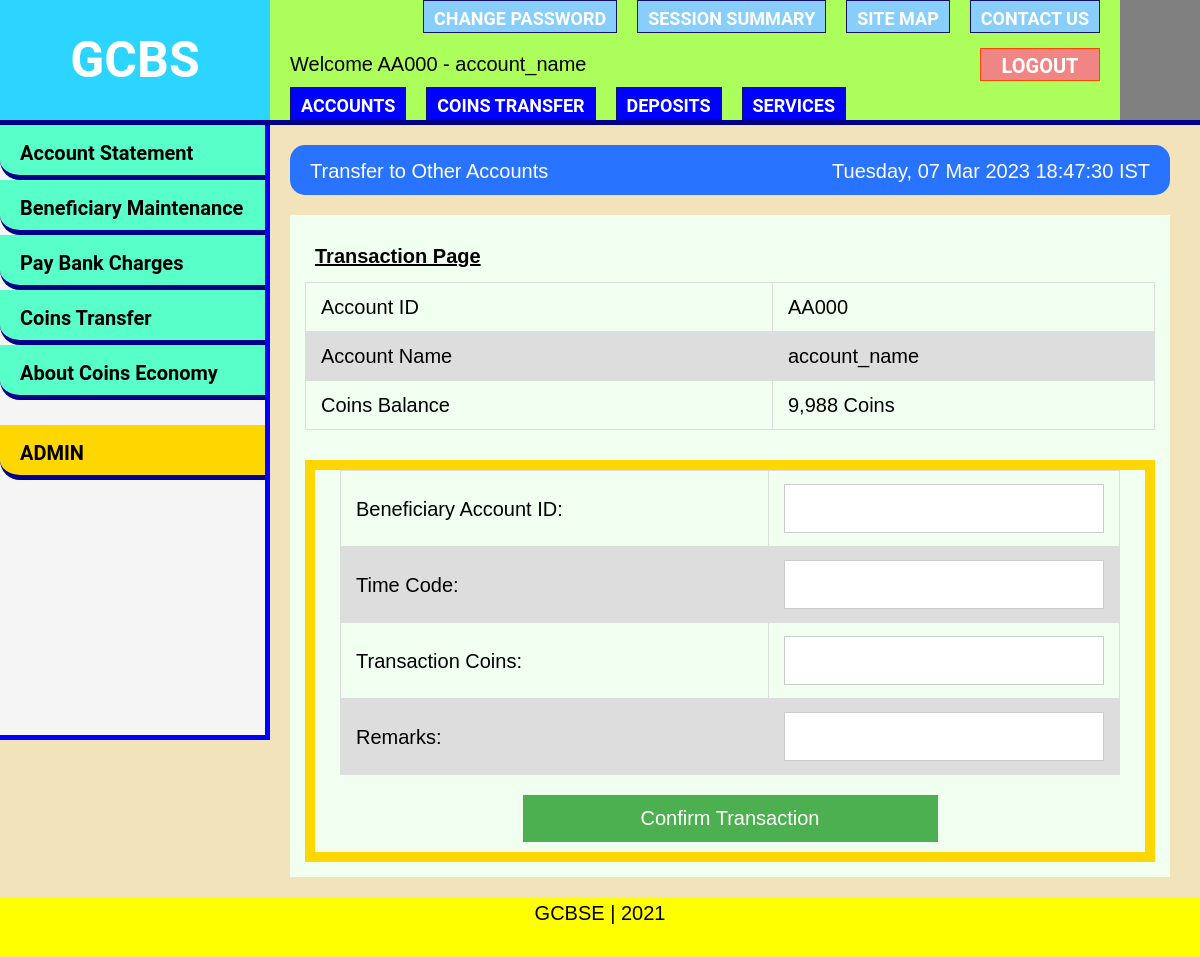
Screenshot of /transaction/ (signed in) with the database file from the repository.
### account/models.py (models this page shows, shortened)
class Account (AbstractBaseUser):
    account_id          = models.CharField(verbose_name="Account ID", primary_key=True,max_length=5, unique=True, blank=False)
    email               = models.EmailField(verbose_name="Email", max_length=50, blank=True)
    identification      = models.CharField(verbose_name="Identification Proof", max_length=150, blank=True)
    account_name        = models.CharField(verbose_name="Account Holder Name", max_length=100, blank=True)
    coins               = models.PositiveIntegerField(verbose_name="Coins", default=0)
    transaction_charges = models.PositiveIntegerField(verbose_name="Transaction Charges", default=0)
    last_login          = models.DateTimeField(verbose_name="Last Login", blank=True, null=True)
    date_joined         = models.DateTimeField(verbose_name="Date Joined", blank=False)
    time_code           = models.PositiveIntegerField(verbose_name="Time Code", default=0)
    is_active           = models.BooleanField(default=True)
    is_admin            = models.BooleanField(default=False)
    is_staff            = models.BooleanField(default=False)
    is_superuser        = models.BooleanField(default=False)
    USERNAME_FIELD = 'account_id'
    REQUIRED_FIELDS = []
    objects = AccountManager()

### transaction/views.py (the view)
# urls.py: path('transaction/', views.transaction_view, name="transaction"),
def transaction_view (request):
    context = {}
    if request.user.is_authenticated:
        acc_coins = number_to_international_format(request.user.coins)
        context['account_info'] = [
            ["Account ID", request.user.account_id],
            ["Account Name", request.user.account_name],
            ["Coins Balance", acc_coins + " Coins"],
        ]
        IND = pytz.timezone(settings.TIME_ZONE)
        context['datetime'] = datetime.now(tz=IND).strftime("%A, %d %b %Y %H:%M:%S %Z")
        context['page_name'] = "Transfer to Other Accounts"
        if request.method == 'POST':
            form = TransactionForm(data=request.POST)
            if form.is_valid():
                beneficiary_account_id = form.cleaned_data.get('account_id')
                transaction_coins = form.cleaned_data.get('transaction_coins')
                time_code = form.cleaned_data.get('time_code')
                user_account_id = request.user.account_id
                check_t = check_transaction(
                    user_account_id=user_account_id, beneficiary_account_id=beneficiary_account_id,
                    time_code=time_code,
                    transaction_coins=transaction_coins)
                if check_t[0]:
                    form.save(sender_id=user_account_id)
                    messages.info(request, "Transanction completed SUCCESSFULLY.")
                    return redirect('transaction:transaction_history')
                else:
                    messages.error(request, check_t[1])
                    messages.info(request, "Transanction is NOT completed.")
                    return redirect('transaction:transaction')
            else:
                messages.info(request, "Transanction is NOT completed.")
                context['transaction_form'] = form
        else: # GET request
            form = TransactionForm()
            context['transaction_form'] = form
        return render(request, 'account/transaction.html', context)
    else: # if user is not already authenticated so redirect to index
        return redirect('public:index')

### transaction/forms.py (shortened to what this page needs)
class TransactionForm (forms.Form):
    account_id          = forms.CharField(label='Beneficiary Account ID', min_length=5, max_length=5, required=True, widget=forms.TextInput(attrs={'style': 'text-transform:uppercase;'}))
    time_code           = forms.IntegerField(label="Time Code", required=True)
    transaction_coins   = forms.IntegerField(label="Transaction Coins", required=True)
    remarks             = forms.CharField(label="Remarks", max_length=100, required=False)

### account/backend.py (called while the page is built)
    def get_user(self, account_id):
        try:
            account = Account.objects.get(account_id=account_id)
            if account.is_active:
                return account
            return None
        except Account.DoesNotExist:
            logging.getLogger("error_logger").error(f"Account with Account ID: {account_id} not found")
            return None

### transaction/backend.py (called while the page is built)
def number_to_international_format(num):
    z = str(num)
    add = ""
    if z[0] == "-":
        z = z[1:]
        add= "-"
    z = z[::-1]
    res = ""
    for i in range(0,len(z)):
        if i%3 == 0 and not i == 0:
            res += ","
        res += z[i]
    res = add + res[::-1]
    return res

### account/templates/account/transaction.html (shortened to what this page needs)
{% extends 'account/base.html' %}
{% load static %}
{% block content %}
<link rel="stylesheet" type="text/css" href="{% static 'css/account/transaction.css' %}">
{% include 'account/datetime.html' %}
<div id="transaction" class="active_page">
    <p><strong><u>Transaction Page</u></strong></p>
    <table class="account_details">
        {% for detail in account_info %}
        <tr>
            {% for item in detail %}
                <td> {{ item }}</td>
            {% endfor %}
        </tr>
        {% endfor %}
    </table>
    <form class="form-container" action="" method="post">
        <table>
            {% for field in transaction_form %}
                <tr>
                    <td class="cell_name">{{ field.label_tag }}</td>
                    <td>{{ field }}
                    </td>
                </tr>
            {% endfor %}
        </table>
        <button class="submit-btn" type="submit" {% if btn_disabled %} disabled {% endif %}>Confirm Transaction</button>
    </form>
</div>
{% endblock %}

### account/templates/account/navbar.html (shortened to what this page needs)
{% load static %}
<link rel="stylesheet" type="text/css" href="{% static 'css/account/navbar.css' %}">
<nav role="banner" class="navbar">
    <a href="{% url 'account:account' %}" class="logo">GCBS</a>
    <div role="navigation">
        <ul id="topnav">
            <li>
                <a href="{% url 'account:change_password' %}">Change Password</a>
            </li>
            <li>
                <a href="{% url 'account:session_summary' %}">Session Summary</a>
            </li>
            <li>
                <a href="{% url 'account:site_map' %}">Site Map</a>
            </li>
            <li>
                <a href="{% url 'public:contact' %}">Contact Us</a>
            </li>
        </ul>
        <div id="middlenav">
            <p id="welcome">
                Welcome {{request.user.account_id}} - {{request.user.account_name}}
            </p>
            <a href="{% url 'account:logout' %}" class="signout">Logout</a>
        </div>
        <ul id="bottomnav">
            <li>
                <a class="main_opt" href="{% url 'account:account' %}">Accounts</a>
            </li>
            <li>
                <a class="main_opt" href="{% url 'transaction:transaction' %}">Coins Transfer</a>
            </li>
            <li>
                <a class="main_opt" href="{% url 'account:deposits' %}">Deposits</a>
            </li>
            <li>
                <a class="main_opt" href="{% url 'account:services' %}">Services</a>
            </li>
        </ul>
    </div>
</nav>

### static/css/account/base.css (style rules this page uses)
body { background-color: rgba(218, 165, 32, 0.30); height: 100%; margin: 0; padding: 0; font-size: 20px; font-family: arial, sans-serif; line-height: 1.6; }
* { box-sizing: border-box; }
a { text-decoration: none; cursor: pointer; }
table { border-collapse: collapse; }

### static/css/account/navbar.css (style rules this page uses)
.navbar { display: block; position: relative; z-index: 0; background-color: grey; height: 125px; width: 100%; border-bottom: 5px solid darkblue; font-family: "Roboto", "Corbel", "Avenir", "Lucida Grande", "Lucida Sans", sans-serif; }
.logo { float: left; height: 120px; width: 270px; line-height: 1; text-align: center; margin-right: 15px; padding: 35px 50px; text-transform: uppercase; font-size: 50px; font-weight: bolder; color: white; background-color: rgb(0, 204, 255); }
[role="banner"] [role="navigation"] { float: left; background-color: rgb(172, 255, 90); width: 850px; height: 120px; padding: 0 10px; }
[role="banner"] [role="navigation"] ul { margin: 0; border: 0; padding: 0; height: 33px; list-style-type: disc; }
[role="banner"] [role="navigation"] li { display: block; float: left; font-family: "Roboto", "Corbel", "Avenir", "Lucida Grande", "Lucida Sans", sans-serif; font-size: 18px; font-weight: 700; line-height: 16px; text-transform: uppercase; margin: 0 10px; border: 1px solid #151061; }
[role="banner"] [role="navigation"] a { color: #fff; display: block; padding: 10px 10px 5px 10px; text-decoration: none; }
[role="banner"] p { display: block; margin: 0; }
#welcome { float: left; }
.signout { font-weight: 700; line-height: 15px; text-transform: uppercase; margin: 0 10px; float: right; width: 120px; font-size: 20px; font-family: "Roboto", "Corbel", "Avenir", "Lucida Grande", "Lucida Sans", sans-serif; background-color: rgb(240, 133, 133); border: 1px solid rgb(255, 68, 0); height: 33px; text-align: center; }
#middlenav { display: block; clear: both; padding: 15px 0 0 10px; font-size: 20px; height: 54px; font-family: arial, sans-serif; }
#topnav { float: right; display: block; clear: both; font-size: 20px; }
#bottomnav { display: block; float: left; clear: both; font-size: 20px; }
[role="banner"] [role="navigation"] #topnav a { background-color: lightskyblue; }
[role="banner"] [role="navigation"] #bottomnav a { background-color: blue; }
@media (max-width: 1310px) { .logo { margin-right: 0; } }

### static/css/account/transaction.css (style rules this page uses)
#transaction { float: left; clear: right; background-color: honeydew; clear: right; margin: 20px; min-width: 840px; width: calc(100vw - 320px); padding: 15px; }
#transaction p { margin: 10px; }
#transaction table { min-width: 810px; width: calc(100vw - 350px); }
#transaction form.form-container { border: 10px solid gold; margin-top: 30px; }
#transaction .form-container table { min-width: 740px; width: calc(100vw - 420px); margin: 0 25px; }
#transaction td { border: 1px solid #dddddd; text-align: left; padding: 8px 15px; }
#transaction td:nth-child(even) { width: 45%; }
#transaction tr:nth-child(even) { background-color: #dddddd; }
input[type=text], input[type=number] { width: 100%; padding: 12px 15px; margin: 5px 0; display: inline-block; border: 1px solid #ccc; font-size: 20px; }
#transaction .form-container button.submit-btn { background-color: #4CAF50; color: white; padding: 12px 45px; margin: 10px 25%; border: none; cursor: pointer; width: 50%; font-size: 20px; }

### rows the page displays
Account: user.account_id "AA000", user.account_name "account_name", detail "AA000" "account_name"

### other values shown
{{ page_name }} "Transfer to Other Accounts"
{{ datetime }} "Tuesday, 07 Mar 2023 18:47:30 IST"
{{ item }} "Account ID" "Account Name" "Coins Balance" "9,988 Coins"
{{ field.label_tag }} "Beneficiary Account ID:" "Time Code:" "Transaction Coins:" "Remarks:"
